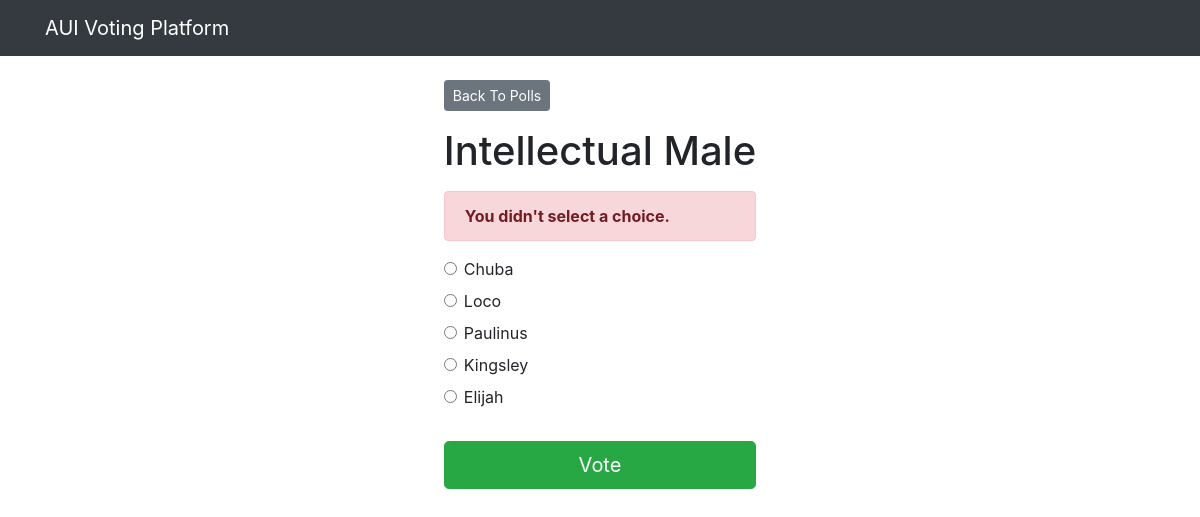
/polls/2/vote/, run on the app's committed database.
### polls/models.py (models this page shows, shortened)
class Question(models.Model):
    question_text = models.CharField(max_length=200)
    pub_date = models.DateTimeField('date published')

class Choice(models.Model):
    question = models.ForeignKey(Question, on_delete=models.CASCADE)
    choice_text = models.CharField(max_length=200)
    votes = models.IntegerField(default=0)

### polls/views.py (the view)
# urls.py: path('<int:question_id>/vote/', views.vote, name='vote'),
def vote(request, question_id):
    question = get_object_or_404(Question, pk=question_id)
    try:
        selected_choice = question.choice_set.get(pk=request.POST['choice'])
    except (KeyError, Choice.DoesNotExist):
        return render(request, 'polls/detail.html', {
            'question': question,
            'error_message': "You didn't select a choice.",
        })
    else:
        selected_choice.votes += 1
        selected_choice.save()
        return HttpResponseRedirect(reverse('polls:results', args=(question.id,)))

### templates/polls/detail.html (shortened to what this page needs)
{% extends 'base.html' %}
{% block content %}
<a class="btn btn-secondary btn-sm mb-3" href="{% url 'polls:index' %}">Back To Polls</a>
<h1 class="text-center mb-3">{{ question.question_text }}</h1>
{% if error_message %}
<p class="alert alert-danger">
    <strong>{{ error_message }}</strong>
</p>
{% endif %}
<form action="{% url 'polls:vote' question.id %}" method="post">
    {% for choice in question.choice_set.all %}
    <div class="form-check">
        <input type="radio" name="choice" class="form-check-input" id="choice{{ forloop.counter }}"
            value="{{ choice.id }}" />
        <label for="choice{{ forloop.counter }}">{{ choice.choice_text }}</label>
    </div>
    {% endfor %}
    <input type="submit" value="Vote" class="btn btn-success btn-lg btn-block mt-4" />
</form>
{% endblock %}

### data on the page
Question: question_text "Intellectual Male"
Choice: choice_text "Chuba"
Choice: choice_text "Loco"
Choice: choice_text "Paulinus"
Choice: choice_text "Kingsley"
Choice: choice_text "Elijah"

### other printed values
{{ error_message }} "You didn't select a choice."
